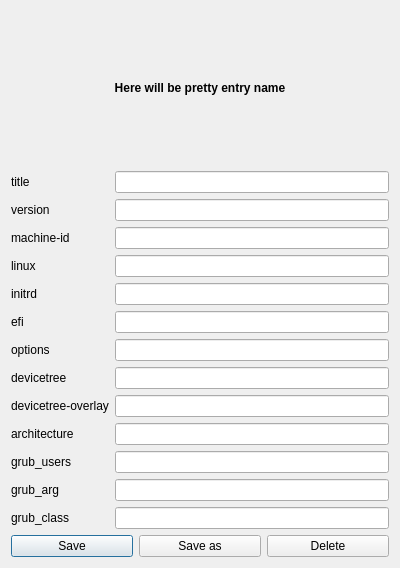
<?xml version="1.0" encoding="UTF-8"?>
<ui version="4.0">
 <class>Editor</class>
 <widget class="QDialog" name="Editor">
  <property name="geometry">
   <rect>
    <x>0</x>
    <y>0</y>
    <width>400</width>
    <height>568</height>
   </rect>
  </property>
  <property name="windowTitle">
   <string>beeforgrub2 &gt; editor</string>
  </property>
  <layout class="QVBoxLayout" name="verticalLayout">
   <item>
    <widget class="QLabel" name="entry_label">
     <property name="text">
      <string>&lt;html&gt;&lt;head/&gt;&lt;body&gt;&lt;p align=&quot;center&quot;&gt;&lt;span style=&quot; font-weight:600;&quot;&gt;Here will be pretty entry name&lt;/span&gt;&lt;/p&gt;&lt;/body&gt;&lt;/html&gt;</string>
     </property>
    </widget>
   </item>
   <item>
    <layout class="QFormLayout" name="formLayout">
     <item row="0" column="1">
      <widget class="QLineEdit" name="title_edit"/>
     </item>
     <item row="1" column="0">
      <widget class="QLabel" name="label_2">
       <property name="text">
        <string>version</string>
       </property>
      </widget>
     </item>
     <item row="1" column="1">
      <widget class="QLineEdit" name="version_edit"/>
     </item>
     <item row="2" column="0">
      <widget class="QLabel" name="label_3">
       <property name="text">
        <string>machine-id</string>
       </property>
      </widget>
     </item>
     <item row="2" column="1">
      <widget class="QLineEdit" name="machineid_edit"/>
     </item>
     <item row="3" column="0">
      <widget class="QLabel" name="label_4">
       <property name="text">
        <string>linux</string>
       </property>
      </widget>
     </item>
     <item row="3" column="1">
      <widget class="QLineEdit" name="linux_edit"/>
     </item>
     <item row="4" column="0">
      <widget class="QLabel" name="label_6">
       <property name="text">
        <string>initrd</string>
       </property>
      </widget>
     </item>
     <item row="4" column="1">
      <widget class="QLineEdit" name="initrd_edit"/>
     </item>
     <item row="5" column="1">
      <widget class="QLineEdit" name="efi_edit"/>
     </item>
     <item row="6" column="1">
      <widget class="QLineEdit" name="options_edit"/>
     </item>
     <item row="8" column="1">
      <widget class="QLineEdit" name="devicetreeoverlay_edit"/>
     </item>
     <item row="9" column="0">
      <widget class="QLabel" name="label_10">
       <property name="text">
        <string>architecture</string>
       </property>
      </widget>
     </item>
     <item row="10" column="0">
      <widget class="QLabel" name="label_13">
       <property name="text">
        <string>grub_users</string>
       </property>
      </widget>
     </item>
     <item row="10" column="1">
      <widget class="QLineEdit" name="grub_users_edit"/>
     </item>
     <item row="11" column="0">
      <widget class="QLabel" name="label_7">
       <property name="text">
        <string>grub_arg</string>
       </property>
      </widget>
     </item>
     <item row="12" column="0">
      <widget class="QLabel" name="label_5">
       <property name="text">
        <string>grub_class</string>
       </property>
      </widget>
     </item>
     <item row="12" column="1">
      <widget class="QLineEdit" name="grub_class_edit"/>
     </item>
     <item row="7" column="0">
      <widget class="QLabel" name="label_9">
       <property name="text">
        <string>devicetree</string>
       </property>
      </widget>
     </item>
     <item row="7" column="1">
      <widget class="QLineEdit" name="devicetree_edit"/>
     </item>
     <item row="8" column="0">
      <widget class="QLabel" name="label_12">
       <property name="text">
        <string>devicetree-overlay</string>
       </property>
      </widget>
     </item>
     <item row="6" column="0">
      <widget class="QLabel" name="label_11">
       <property name="text">
        <string>options</string>
       </property>
      </widget>
     </item>
     <item row="11" column="1">
      <widget class="QLineEdit" name="grub_arg_edit"/>
     </item>
     <item row="9" column="1">
      <widget class="QLineEdit" name="architecture_edit"/>
     </item>
     <item row="0" column="0">
      <widget class="QLabel" name="label">
       <property name="text">
        <string>title</string>
       </property>
      </widget>
     </item>
     <item row="5" column="0">
      <widget class="QLabel" name="label_8">
       <property name="text">
        <string>efi</string>
       </property>
      </widget>
     </item>
    </layout>
   </item>
   <item>
    <layout class="QHBoxLayout" name="horizontalLayout">
     <item>
      <widget class="QPushButton" name="save_button">
       <property name="text">
        <string>Save</string>
       </property>
       <property name="icon">
        <iconset theme="document-save">
         <normaloff>.</normaloff>.</iconset>
       </property>
      </widget>
     </item>
     <item>
      <widget class="QPushButton" name="saveas_button">
       <property name="text">
        <string>Save as</string>
       </property>
       <property name="icon">
        <iconset theme="document-save-as">
         <normaloff>.</normaloff>.</iconset>
       </property>
      </widget>
     </item>
     <item>
      <widget class="QPushButton" name="delete_button">
       <property name="text">
        <string>Delete</string>
       </property>
       <property name="icon">
        <iconset theme="edit-delete">
         <normaloff>.</normaloff>.</iconset>
       </property>
      </widget>
     </item>
    </layout>
   </item>
  </layout>
 </widget>
 <resources/>
 <connections>
  <connection>
   <sender>save_button</sender>
   <signal>clicked()</signal>
   <receiver>Editor</receiver>
   <slot>save()</slot>
   <hints>
    <hint type="sourcelabel">
     <x>84</x>
     <y>540</y>
    </hint>
    <hint type="destinationlabel">
     <x>84</x>
     <y>609</y>
    </hint>
   </hints>
  </connection>
  <connection>
   <sender>saveas_button</sender>
   <signal>clicked()</signal>
   <receiver>Editor</receiver>
   <slot>saveas()</slot>
   <hints>
    <hint type="sourcelabel">
     <x>204</x>
     <y>553</y>
    </hint>
    <hint type="destinationlabel">
     <x>208</x>
     <y>589</y>
    </hint>
   </hints>
  </connection>
  <connection>
   <sender>delete_button</sender>
   <signal>clicked()</signal>
   <receiver>Editor</receiver>
   <slot>delete_entry()</slot>
   <hints>
    <hint type="sourcelabel">
     <x>381</x>
     <y>539</y>
    </hint>
    <hint type="destinationlabel">
     <x>396</x>
     <y>606</y>
    </hint>
   </hints>
  </connection>
 </connections>
 <slots>
  <slot>save()</slot>
  <slot>saveas()</slot>
  <slot>delete_entry()</slot>
 </slots>
</ui>
